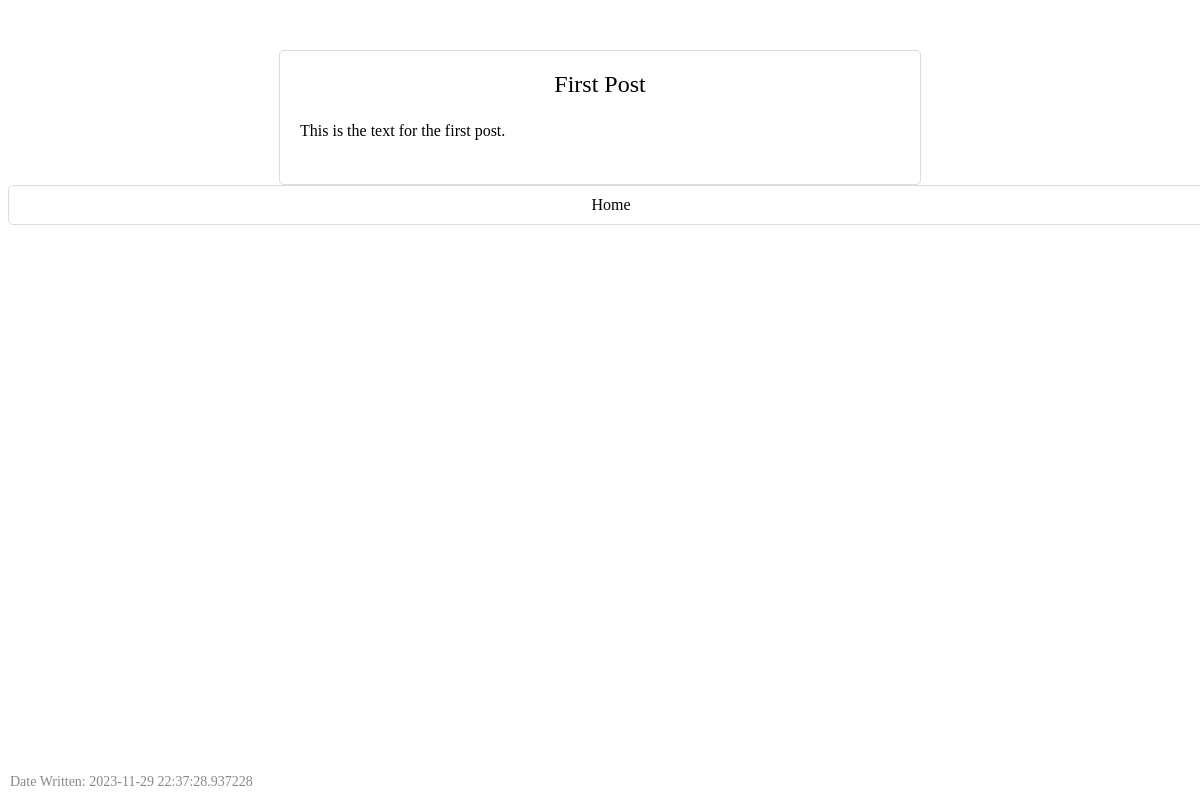
Page /Posts?id=1&title=First+Post on the committed database.
### tables this page shows
CREATE TABLE posts (
             id INTEGER PRIMARY KEY,
             title TEXT NOT NULL,
             text TEXT NOT NULL,
             date TEXT NOT NULL
         );

### app.py (the view)
@app.route('/Posts', methods=['GET', 'POST'])
def all_posts():
    title = request.args.get('title')
    post_id = request.args.get('id')
    con = sqlite3.connect("Blog.db")
    curs = con.cursor()
    curs.execute("SELECT * FROM posts WHERE title=? AND id=?", (title, post_id))
    data = curs.fetchone()
    con.close()
    return render_template('Posts.html', data=data)

### app.py (called while the page is built)
@app.before_request
def before_request():
    limiter.key_func = lambda: request.remote_addr

### templates/Posts.html (shortened to what this page needs)
<!DOCTYPE html>
<html>
<head>
</head>
<body>
    <div class="post">
        <div class="title">{{ data[1] |safe }}</div>
        <div class="text">{{ data[2] | safe }}</div>
        <div class="date">Date Written: {{ data[3] }}</div>
    </div>
        <a class="back-btn" href="{{ url_for('home') }}">Home</a>
</body>
</html>

### templates/Posts.html (style rules this page uses)
.post { max-width: 600px; margin: auto; padding: 20px; border: 1px solid #ddd; border-radius: 5px; margin-top: 50px; }
.title { text-align: center; font-size: 24px; margin-bottom: 20px; }
.text { font-size: 16px; line-height: 1.6; margin-bottom: 20px; }
.date { position: absolute; bottom: 10px; left: 10px; font-size: 14px; color: #888; }
.back-btn { width: 100%; padding: 10px; border-radius: 5px; border: 1px solid #ddd; background-color: white; color: black; font-size: 16px; cursor: pointer; text-align: center; text-decoration: none; display: block; }

### rows in the picture
posts: title "First Post", text "This is the text for the first post.", date "2023-11-29 22:37:28.937228"
